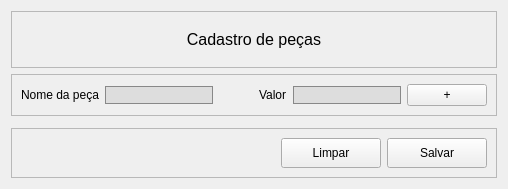
            <widget class="QWidget" name="page1">
             <layout class="QVBoxLayout" name="verticalLayout_8">
              <item>
               <widget class="QFrame" name="frame_titulo">
                <property name="frameShape">
                 <enum>QFrame::StyledPanel</enum>
                </property>
                <property name="frameShadow">
                 <enum>QFrame::Raised</enum>
                </property>
                <layout class="QVBoxLayout" name="verticalLayout_9" stretch="0">
                 <property name="spacing">
                  <number>18</number>
                 </property>
                 <property name="leftMargin">
                  <number>18</number>
                 </property>
                 <property name="topMargin">
                  <number>18</number>
                 </property>
                 <property name="rightMargin">
                  <number>18</number>
                 </property>
                 <property name="bottomMargin">
                  <number>18</number>
                 </property>
                 <item>
                  <widget class="QLabel" name="label">
                   <property name="font">
                    <font>
                     <family>MS Shell Dlg 2</family>
                     <pointsize>12</pointsize>
                     <weight>50</weight>
                     <italic>false</italic>
                     <bold>false</bold>
                    </font>
                   </property>
                   <property name="text">
                    <string>Cadastro de peças</string>
                   </property>
                   <property name="alignment">
                    <set>Qt::AlignCenter</set>
                   </property>
                  </widget>
                 </item>
                </layout>
               </widget>
              </item>
              <item>
               <widget class="QFrame" name="framedados1">
                <property name="sizePolicy">
                 <sizepolicy hsizetype="Preferred" vsizetype="Preferred">
                  <horstretch>0</horstretch>
                  <verstretch>0</verstretch>
                 </sizepolicy>
                </property>
                <property name="styleSheet">
                 <string notr="true">QLineEdit{
	border: 1px solid #888888;
	background-color: #DDDDDD
}</string>
                </property>
                <property name="frameShape">
                 <enum>QFrame::StyledPanel</enum>
                </property>
                <property name="frameShadow">
                 <enum>QFrame::Raised</enum>
                </property>
                <layout class="QGridLayout" name="gridLayout">
                 <item row="0" column="1">
                  <widget class="QLineEdit" name="lineEditnome"/>
                 </item>
                 <item row="0" column="4">
                  <widget class="QLineEdit" name="lineEditvalor">
                   <property name="sizePolicy">
                    <sizepolicy hsizetype="Maximum" vsizetype="Fixed">
                     <horstretch>0</horstretch>
                     <verstretch>0</verstretch>
                    </sizepolicy>
                   </property>
                   <property name="autoFillBackground">
                    <bool>false</bool>
                   </property>
                   <property name="inputMethodHints">
                    <set>Qt::ImhNone</set>
                   </property>
                   <property name="text">
                    <string/>
                   </property>
                  </widget>
                 </item>
                 <item row="0" column="3">
                  <widget class="QLabel" name="labelvalor">
                   <property name="text">
                    <string>Valor</string>
                   </property>
                  </widget>
                 </item>
                 <item row="0" column="0">
                  <widget class="QLabel" name="labelnome">
                   <property name="text">
                    <string>Nome da peça</string>
                   </property>
                  </widget>
                 </item>
                 <item row="0" column="5">
                  <widget class="QPushButton" name="botaoadd">
                   <property name="minimumSize">
                    <size>
                     <width>18</width>
                     <height>18</height>
                    </size>
                   </property>
                   <property name="text">
                    <string>+</string>
                   </property>
                  </widget>
                 </item>
                 <item row="0" column="2">
                  <spacer name="spacer">
                   <property name="orientation">
                    <enum>Qt::Horizontal</enum>
                   </property>
                   <property name="sizeType">
                    <enum>QSizePolicy::Minimum</enum>
                   </property>
                   <property name="sizeHint" stdset="0">
                    <size>
                     <width>40</width>
                     <height>20</height>
                    </size>
                   </property>
                  </spacer>
                 </item>
                </layout>
               </widget>
              </item>
              <item>
               <widget class="QFrame" name="frame_4">
                <property name="sizePolicy">
                 <sizepolicy hsizetype="Preferred" vsizetype="Expanding">
                  <horstretch>0</horstretch>
                  <verstretch>0</verstretch>
                 </sizepolicy>
                </property>
                <property name="frameShape">
                 <enum>QFrame::StyledPanel</enum>
                </property>
                <property name="frameShadow">
                 <enum>QFrame::Raised</enum>
                </property>
               </widget>
              </item>
              <item>
               <widget class="QFrame" name="frameBotoes1">
                <property name="styleSheet">
                 <string notr="true">QPushButton:hover{
	background-color: #aaaaaa;
	border-radius: 5px;
}

QPushButton:focus{
	background-color: #aaaaaa;
	border-radius: 5px;
}</string>
                </property>
                <property name="frameShape">
                 <enum>QFrame::StyledPanel</enum>
                </property>
                <property name="frameShadow">
                 <enum>QFrame::Raised</enum>
                </property>
                <layout class="QHBoxLayout" name="horizontalLayout_2">
                 <item>
                  <spacer name="horizontalSpacer">
                   <property name="orientation">
                    <enum>Qt::Horizontal</enum>
                   </property>
                   <property name="sizeHint" stdset="0">
                    <size>
                     <width>40</width>
                     <height>20</height>
                    </size>
                   </property>
                  </spacer>
                 </item>
                 <item>
                  <widget class="QPushButton" name="botaolimpar">
                   <property name="minimumSize">
                    <size>
                     <width>100</width>
                     <height>30</height>
                    </size>
                   </property>
                   <property name="text">
                    <string>Limpar</string>
                   </property>
                  </widget>
                 </item>
                 <item>
                  <widget class="QPushButton" name="botaosalvar">
                   <property name="minimumSize">
                    <size>
                     <width>100</width>
                     <height>30</height>
                    </size>
                   </property>
                   <property name="text">
                    <string>Salvar</string>
                   </property>
                  </widget>
                 </item>
                </layout>
               </widget>
              </item>
             </layout>
            </widget>
